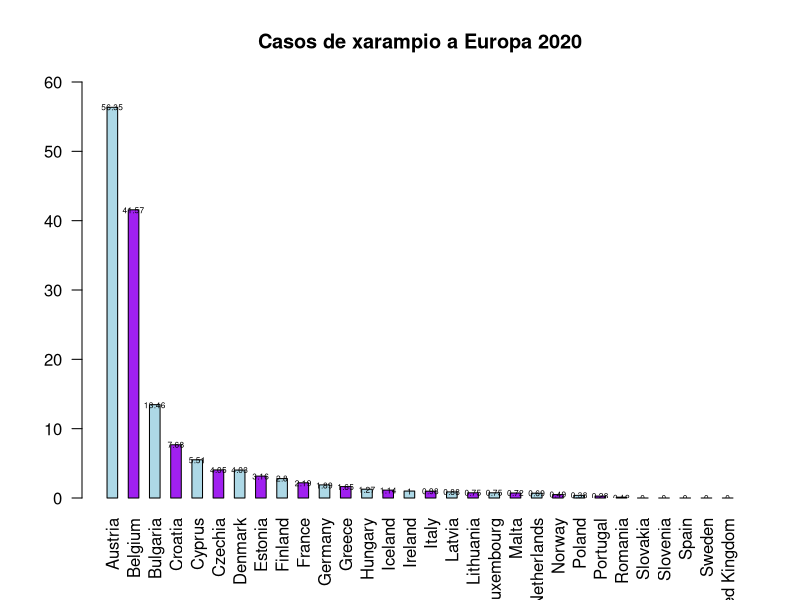

This figure's R source:
setwd("~/graficaABP")
dat <- read.csv2("measles-notification-rate-12-months-December-2020.csv", sep = ",", stringsAsFactors = TRUE)

dat1 <- data.frame(Pais = dat$X, "Casos per milio" = dat$X.2)
dat2 <- dat1[-c(1,31,32,33),]

dat4 <- data.frame(Pais = dat2$Pais, "Casos per milio" = as.numeric(as.character(dat2$Casos.per.milio)))

dat5 <- dat4[rev(order(dat4$Casos.per.milio)),]

g <- barplot(t(as.matrix(as.numeric(dat5[, 2]))),
        beside = TRUE,
        names.arg = dat2$Pais,
        density = NULL,
        col = c("lightblue","purple"),
        ylim = c(0,60),
        main = "Casos de xarampio a Europa 2020",
        las = 2)

text(g, dat5$Casos.per.milio, paste(dat5$Casos.per.milio, sep="") ,cex=0.5)

